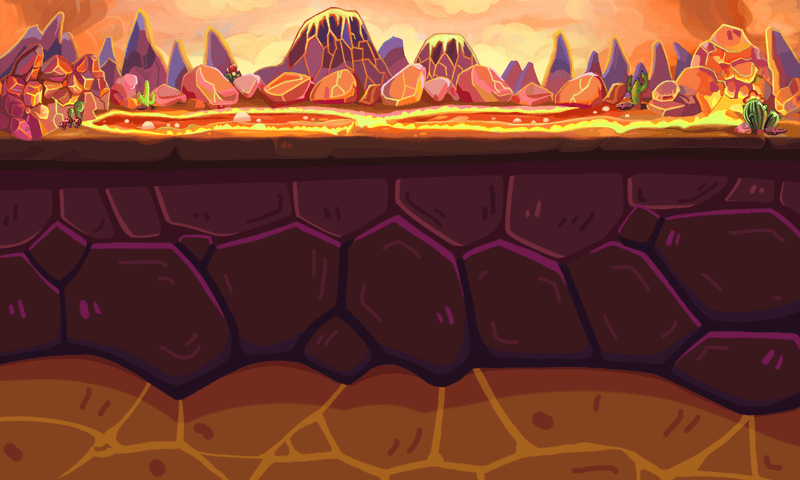

A level layout from a 2D game, rendered from its tile map. Below: a short description, then the map file with tile-grid data replaced by summaries:
An orthogonal 25x15 tile map with 32x32 px tiles, 1 tile layer (bg) and 41 objects.

<map version="1.0" orientation="orthogonal" width="25" height="15" tilewidth="32" tileheight="32">
 <tileset firstgid="1" name="bg04" tilewidth="32" tileheight="32">
  <image source="bg04.png" width="800" height="480" />
 </tileset>
 <layer name="bg" width="25" height="15">
  <data>[375 cells, 375 non-empty, 375 distinct tile ids]</data>
 </layer>
 <objectgroup name="logic" width="25" height="15" opacity="0.9">
  <object x="205" y="254" width="64" height="64">
   <properties>
    <property name="type" value="1" />
   </properties>
  </object>
  <object x="106" y="244" width="32" height="32">
   <properties>
    <property name="type" value="17" />
   </properties>
  </object>
  <object x="597" y="168" width="64" height="64">
   <properties>
    <property name="type" value="4" />
   </properties>
  </object>
  <object x="359" y="217" width="64" height="64">
   <properties>
    <property name="type" value="1" />
   </properties>
  </object>
  <object x="343" y="288" width="96" height="96">
   <properties>
    <property name="type" value="8" />
   </properties>
  </object>
  <object x="162" y="245" width="32" height="32">
   <properties>
    <property name="type" value="10" />
   </properties>
  </object>
  <object x="542" y="344" width="32" height="32">
   <properties>
    <property name="type" value="9" />
   </properties>
  </object>
  <object x="83" y="282" width="64" height="64">
   <properties>
    <property name="type" value="1" />
   </properties>
  </object>
  <object x="630" y="286" width="64" height="64">
   <properties>
    <property name="type" value="1" />
   </properties>
  </object>
  <object x="163" y="326" width="32" height="32">
   <properties>
    <property name="type" value="10" />
   </properties>
  </object>
  <object x="164" y="284" width="32" height="32">
   <properties>
    <property name="type" value="10" />
   </properties>
  </object>
  <object x="162" y="365" width="32" height="32">
   <properties>
    <property name="type" value="10" />
   </properties>
  </object>
  <object x="199" y="400" width="32" height="32">
   <properties>
    <property name="type" value="10" />
   </properties>
  </object>
  <object x="240" y="399" width="32" height="32">
   <properties>
    <property name="type" value="10" />
   </properties>
  </object>
  <object x="286" y="327" width="32" height="32">
   <properties>
    <property name="type" value="10" />
   </properties>
  </object>
  <object x="285" y="282" width="32" height="32">
   <properties>
    <property name="type" value="10" />
   </properties>
  </object>
  <object x="284" y="240" width="32" height="32">
   <properties>
    <property name="type" value="10" />
   </properties>
  </object>
  <object x="241" y="202" width="32" height="32">
   <properties>
    <property name="type" value="10" />
   </properties>
  </object>
  <object x="198" y="203" width="32" height="32">
   <properties>
    <property name="type" value="10" />
   </properties>
  </object>
  <object x="495" y="206" width="32" height="32">
   <properties>
    <property name="type" value="10" />
   </properties>
  </object>
  <object x="540" y="206" width="32" height="32">
   <properties>
    <property name="type" value="10" />
   </properties>
  </object>
  <object x="586" y="242" width="32" height="32">
   <properties>
    <property name="type" value="10" />
   </properties>
  </object>
  <object x="588" y="287" width="32" height="32">
   <properties>
    <property name="type" value="10" />
   </properties>
  </object>
  <object x="588" y="329" width="32" height="32">
   <properties>
    <property name="type" value="10" />
   </properties>
  </object>
  <object x="543" y="396" width="32" height="32">
   <properties>
    <property name="type" value="10" />
   </properties>
  </object>
  <object x="503" y="398" width="32" height="32">
   <properties>
    <property name="type" value="10" />
   </properties>
  </object>
  <object x="460" y="361" width="32" height="32">
   <properties>
    <property name="type" value="10" />
   </properties>
  </object>
  <object x="458" y="322" width="32" height="32">
   <properties>
    <property name="type" value="10" />
   </properties>
  </object>
  <object x="457" y="285" width="32" height="32">
   <properties>
    <property name="type" value="10" />
   </properties>
  </object>
  <object x="454" y="240" width="32" height="32">
   <properties>
    <property name="type" value="10" />
   </properties>
  </object>
  <object x="114" y="169" width="64" height="64">
   <properties>
    <property name="type" value="4" />
   </properties>
  </object>
  <object x="508" y="258" width="64" height="64">
   <properties>
    <property name="type" value="1" />
   </properties>
  </object>
  <object x="587" y="369" width="32" height="32">
   <properties>
    <property name="type" value="9" />
   </properties>
  </object>
  <object x="243" y="350" width="32" height="32">
   <properties>
    <property name="type" value="9" />
   </properties>
  </object>
  <object x="283" y="373" width="32" height="32">
   <properties>
    <property name="type" value="9" />
   </properties>
  </object>
  <object x="323" y="389" width="32" height="32">
   <properties>
    <property name="type" value="9" />
   </properties>
  </object>
  <object x="310" y="190" width="32" height="32">
   <properties>
    <property name="type" value="16" />
   </properties>
  </object>
  <object x="442" y="188" width="32" height="32">
   <properties>
    <property name="type" value="14" />
   </properties>
  </object>
  <object x="642" y="241" width="32" height="32">
   <properties>
    <property name="type" value="15" />
   </properties>
  </object>
  <object x="627" y="395" width="32" height="32">
   <properties>
    <property name="type" value="9" />
   </properties>
  </object>
  <object x="103" y="398" width="32" height="32">
   <properties>
    <property name="type" value="9" />
   </properties>
  </object>
 </objectgroup>
</map>
